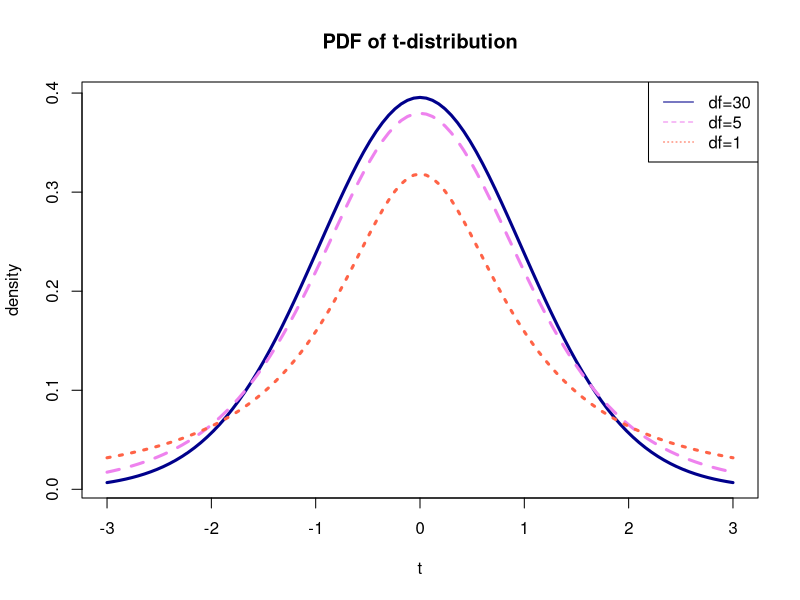
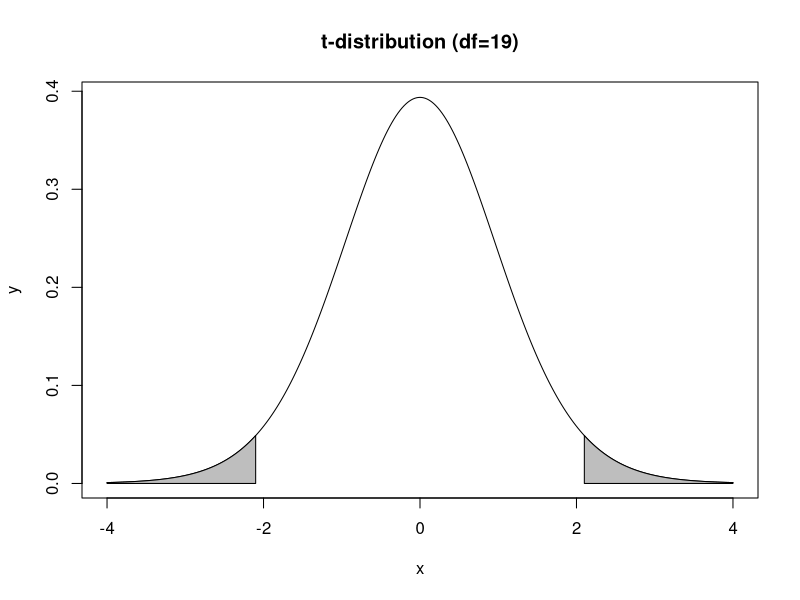

Source code (R) for these figures, in order: (Note: this script raises an error after producing the figures.)
# Unit 18. t-distribution and t-test (1)

x <- seq(-3, 3, length = 200)
curve(dt(x, df=30), min(x), max(x), lty = 1, lwd=3, col="darkblue",
      main = "PDF of t-distribution", xlab = "t", ylab = "density")
curve(dt(x, df=5), min(x), max(x), lty = 2, lwd=3, col="violet", add = T)
curve(dt(x, df=1), min(x), max(x), lty = 3, lwd=3, col="tomato", add = T)
legend("topright", legend = c("df=30", "df=5", "df=1"), 
       col=c("darkblue", "violet", "tomato"), lty=c(1, 2, 3))

t <- (135-115)/(25/sqrt(20))
t
pt(3.58, df=19, lower.tail=FALSE)*2
qt(0.025, df=19, lower.tail=FALSE)
qt(0.005, df=19, lower.tail=FALSE)

x <- seq(-4, 4, length=300)
y <- dt(x, df=19)
plot(x, y, type='l',
     main="t-distribution (df=19)")

xlim <- x[-4<=x & x<=-2.09]
ylim <- y[-4<=x & x<=-2.09]
xlim <- c(xlim[1], xlim, tail(xlim, 1))
ylim <- c(0, ylim, 0) 
polygon(xlim, ylim, col="grey")

xlim <- x[2.09<=x & x<=4]
ylim <- y[2.09<=x & x<=4]
xlim <- c(xlim[1], xlim, tail(xlim, 1))
ylim <- c(0, ylim, 0) 
polygon(xlim, ylim, col="grey")

?t.test

str(cats)

t.test(x=cats$Bwt, mu=2.6)
t.test(x=cats$Bwt, mu=2.7)

t.test(cats$Bwt, mu=2.6, alternative="greater")

cats.t <- t.test(cats$Bwt, mu=2.6)
str(cats.t)
cats.t$p.value
cats.t$conf.int

t.test(cats$Bwt, mu=2.6, conf.level=0.99)



